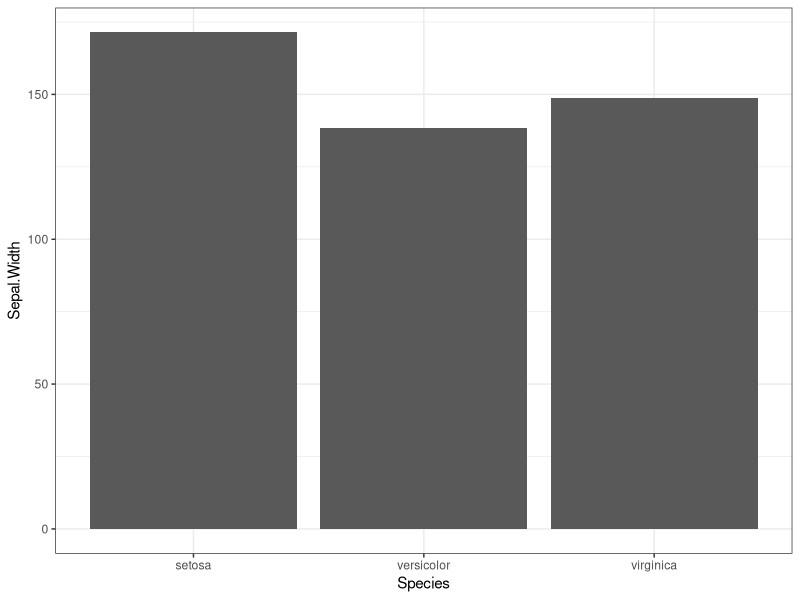
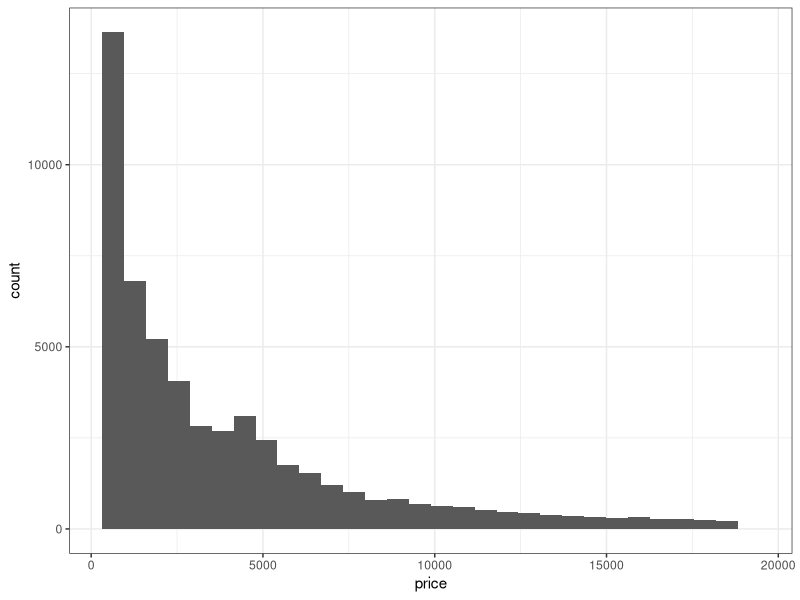
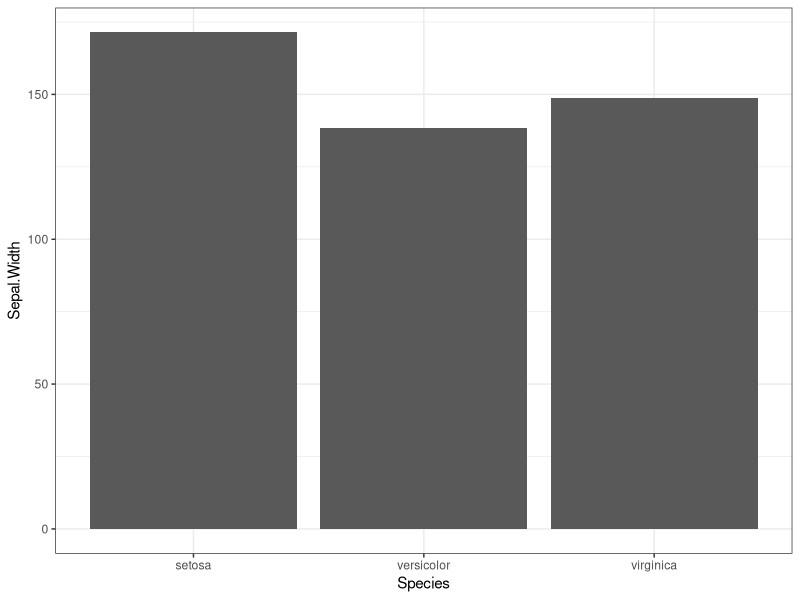
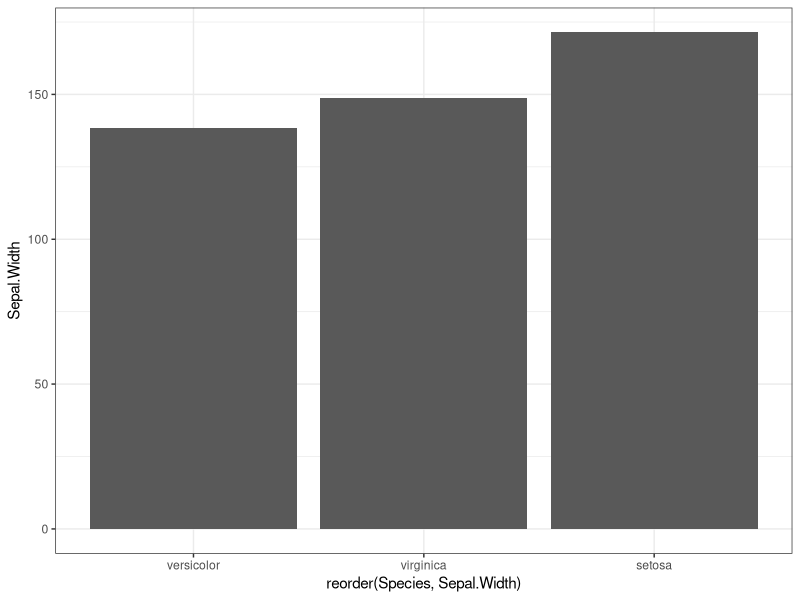
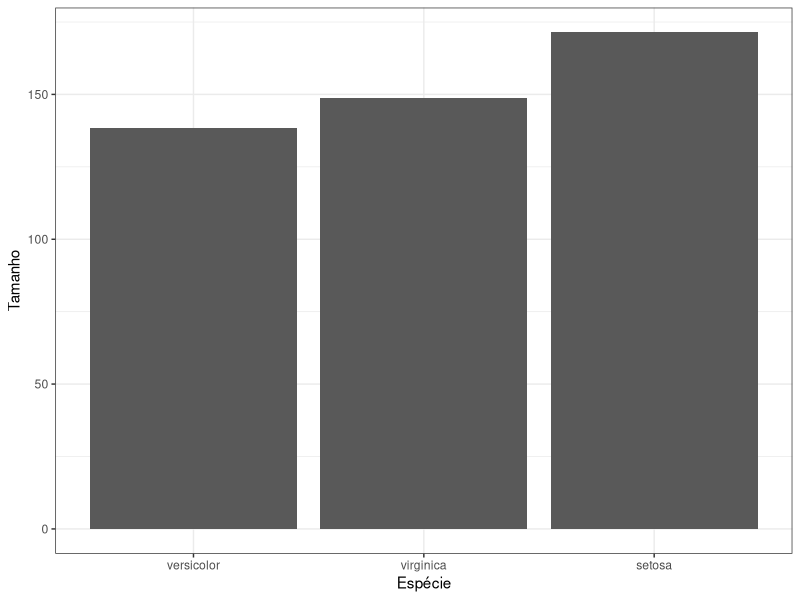
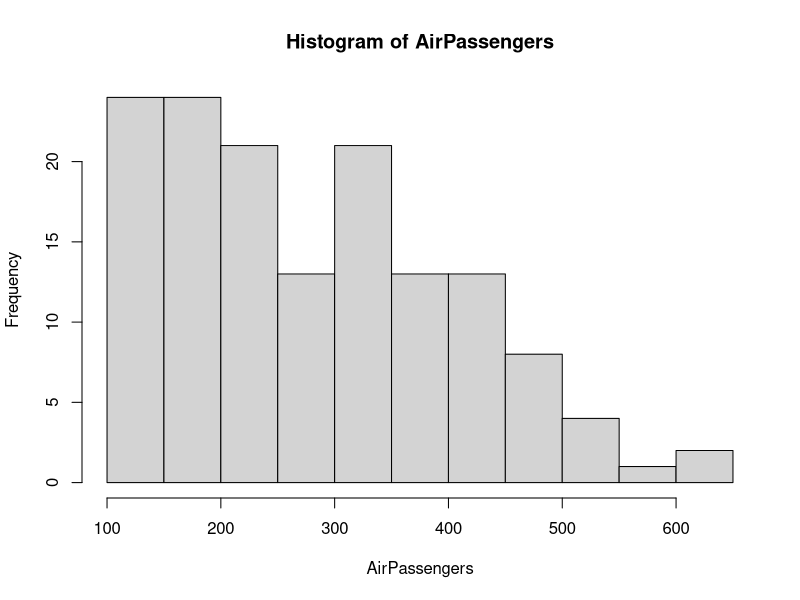

Write R code to recreate these figures, in order.
## ---- chunk 1
library(dplyr, warn.conflicts = FALSE)
library(ggplot2)
library(datasets)
theme_set(theme_bw())
## ---- chunk 2
ggplot(iris, aes(x = Species, y = Sepal.Width))+
  geom_bar(stat = "identity")
## ---- chunk 3
ggplot(diamonds, aes(price)) +
  geom_histogram()
## ---- chunk 4
ggplot(iris, aes(x = Species, y = Sepal.Width))+
  geom_bar(stat = "identity")
## ---- chunk 5
ggplot(iris, aes(x = reorder(Species, Sepal.Width), y = Sepal.Width))+
  geom_bar(stat = "identity")

## ---- chunk 6
ggplot(iris, aes(x = reorder(Species, Sepal.Width), y = Sepal.Width))+
  geom_bar(stat = "identity") +
  xlab("Espécie") + #eixo X
  ylab("Tamanho") #eixo Y

## ---- chunk 7
hist(AirPassengers)
## ---- chunk 8
mode(AirPassengers)
## ---- chunk 9
passageiros = data.frame(AirPassengers)
## ---- chunk 10
View(passageiros)
## ---- chunk 11
passageiros = rename(passageiros, numPassageiro = AirPassengers)
## ---- chunk 12
View(passageiros)
## ---- chunk 13
matriz.vazia <- matrix(nrow=3,ncol=4)
matriz.vazia
## ---- chunk 14
matriz.vazia[is.na(matriz.vazia)] <- 0 
matriz.vazia
